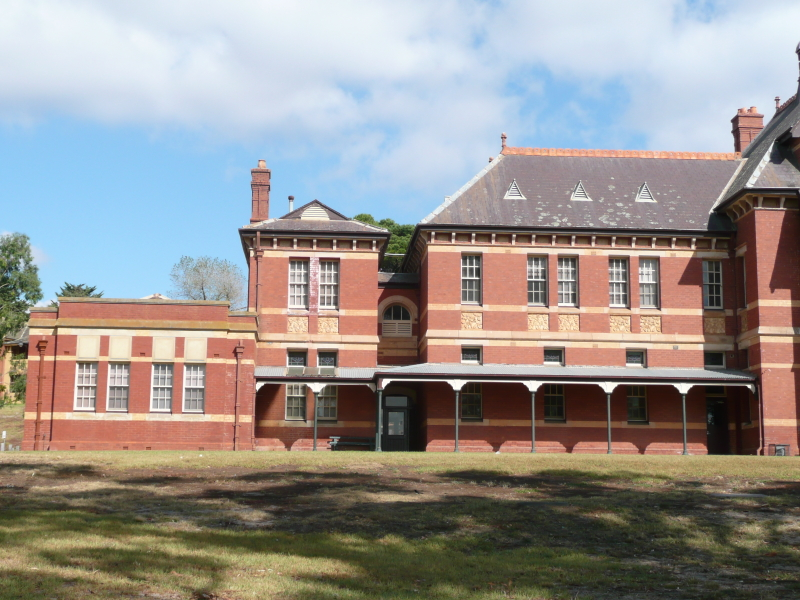
%> input picture lab10/974-1.jpg, 800 x 600 px
$ octave combination.m   (GNU Octave 9; MATLAB toolbox functions it lacks are replaced by stand-ins)
%> lines starting %> are read from the running program, lines starting %| are printed output that depends on the picture
clear;
close all;

I1c = imread('974-1.jpg');
%> I1c is the input picture: size 600x800x3 uint8; mean R, G, B 151, 146.1, 142.7
I2c = imread('975-1.jpg');
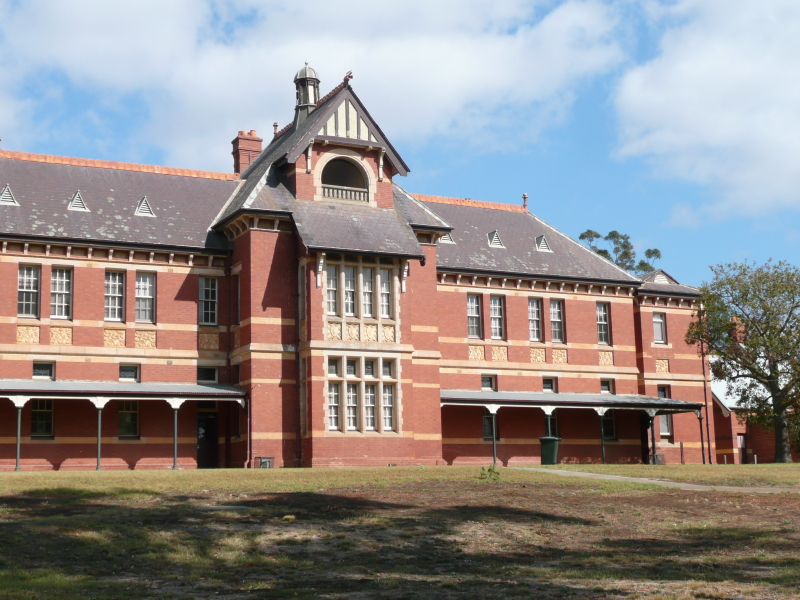
%> input picture lab10/975-1.jpg, 800 x 600 px
%> I2c is the input picture: size 600x800x3 uint8; mean R, G, B 145.8, 139.8, 138.5

I1 = rgb2gray(I1c);
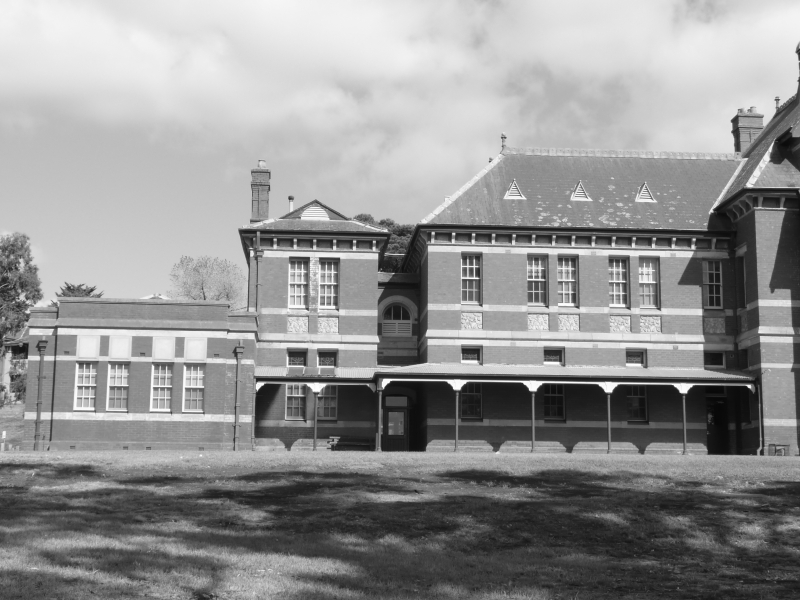
%> I1: size 600x800 uint8; min 8, max 254, mean 147.2
I2 = rgb2gray(I2c);
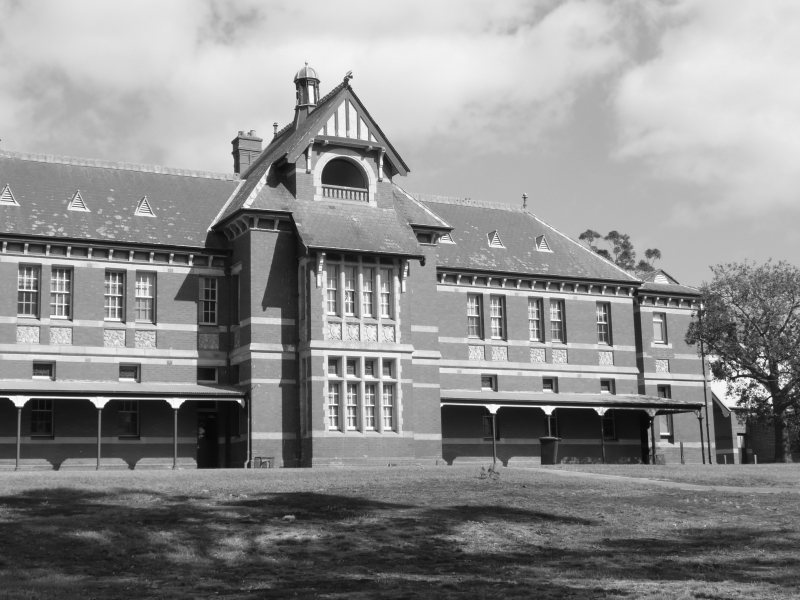
%> I2: size 600x800 uint8; min 7, max 254, mean 141.5

% Find the SURF features. MetricThreshold controls the number of detected
% points. To get more points make the threshold lower.
%> (the run ends here)
